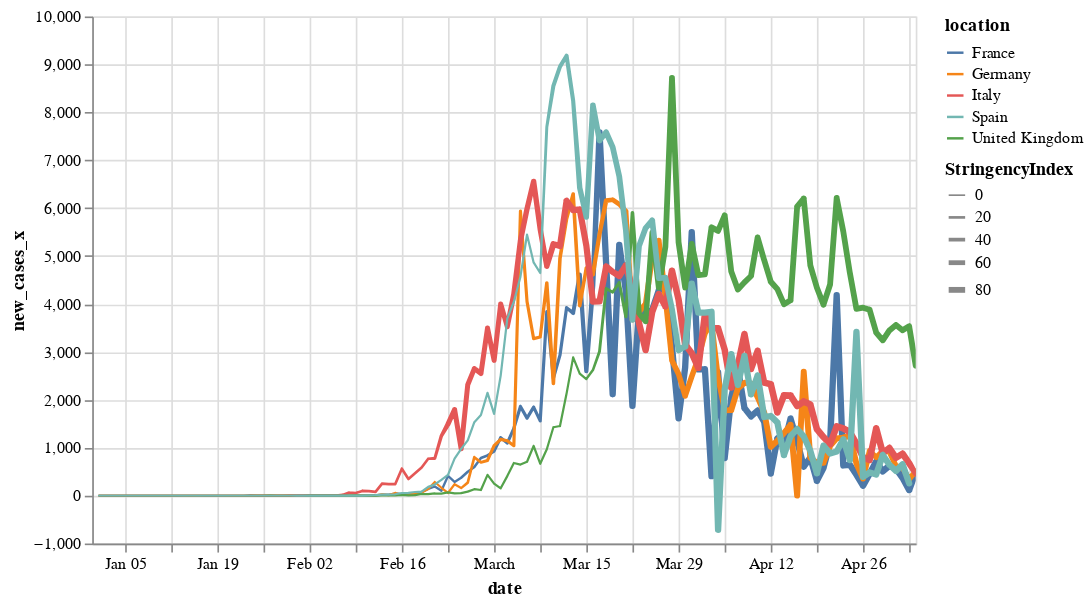

The notebook cell this image was saved under:
### Code cell
alt.Chart(lag).mark_trail().encode(
    alt.X('date', scale=alt.Scale(zero=False)),
    alt.Y('new_cases_x:Q', scale=alt.Scale(zero=False)),
    size='StringencyIndex:Q',
    color='location'
).properties(
    width=500,
    height=320
).interactive()

### Figure 1 — Vega-Lite specification as saved in the notebook (floating-point values rounded to 4 significant figures; data arrays with more than 128 entries replaced by an {"elided": "..."} marker saying what was removed)
{"config": {"view": {"continuousWidth": 400, "continuousHeight": 300}}, "data": {"name": "data-aed157164243082e00f27ea829bc510f"}, "mark": "trail", "encoding": {"color": {"type": "nominal", "field": "location"}, "size": {"type": "quantitative", "field": "StringencyIndex"}, "x": {"type": "temporal", "field": "date", "scale": {"zero": false}}, "y": {"type": "quantitative", "field": "new_cases_x", "scale": {"zero": false}}}, "height": 320, "selection": {"selector001": {"type": "interval", "bind": "scales", "encodings": ["x", "y"]}}, "width": 500, "$schema": "https://vega.github.io/schema/vega-lite/v4.0.2.json", "datasets": {"data-aed157164243082e00f27ea829bc510f": {"elided": "629 records"}}}
